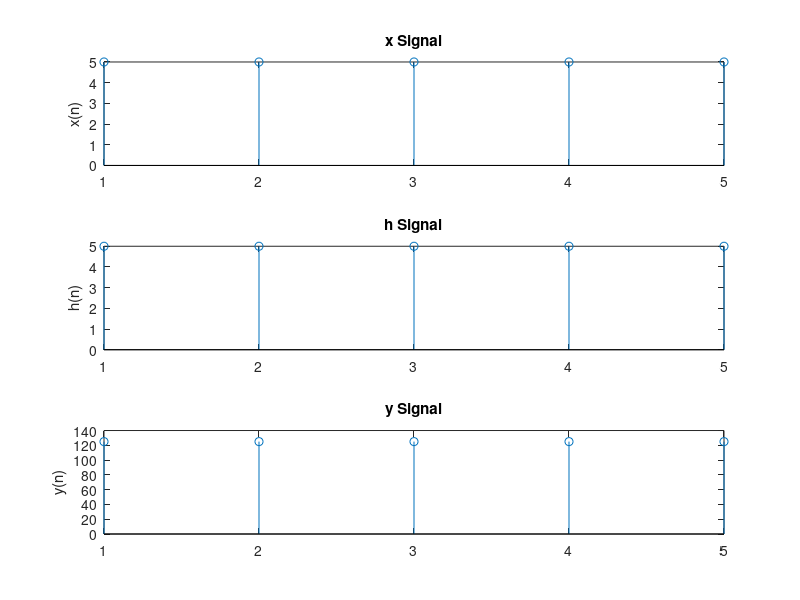

The MATLAB source for this figure:
clc;
clear all;
close all;
x=[];
h=[];
n1 = input('Enter no of x:');
fprintf('Enter x\n');
for i=1:n1
    value = input('Enter value');
    x = [x value];
end

n2 = input('Enter no of h:');
fprintf('Enter h:')
for i=1:n2
    value = input('Enter value:');
    h = [h value];
end

if n1>n2
    large = n1;
    for i=n2:n1-1
        h=[h 0];
    end
else
    large =n2;
    for i=n1:n2-1
        x=[x 0];
    end
end
temp =h;
in =(1:large);
mat = [];
for i=1:large
    mat = [mat;temp];
    temp=[temp(large) temp(1:large-1)];
end
mat = mat';
x2 = x';
y= mat * x2;
y=y';
subplot(3,1,1);
stem(in,x);
title('x Signal');
ylabel('x(n)');
subplot(3,1,2);
stem(in,h);
title('h Signal');
ylabel('h(n)');
subplot(3,1,3);
stem(in,y);
title('y Signal');
ylabel('y(n)');